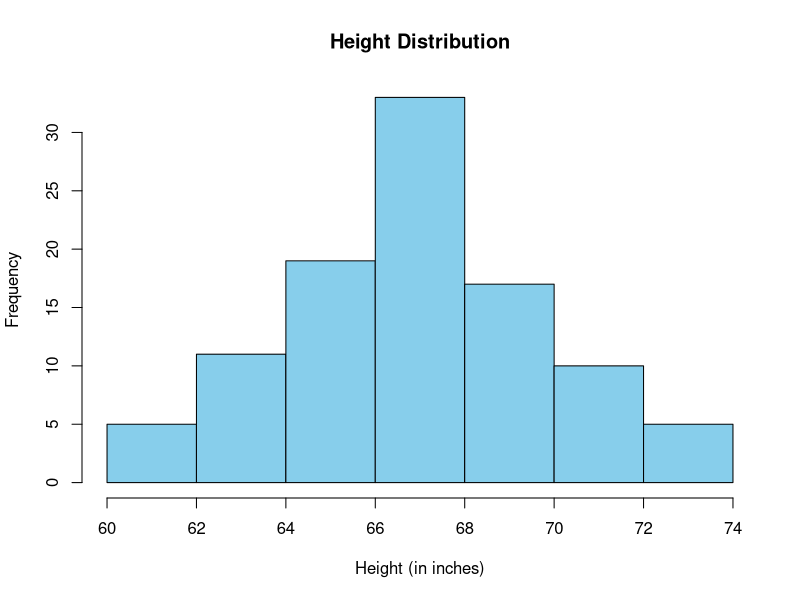

This chart was generated by the following R code:
# How to make a histogram in R?----

# The following data are the heights (in inches to the nearest
# half inch) of 100 male semiprofessional soccer players. The 
# heights are continuous data, since height is measured.

heights <- c(60, 60.5, 61, 61, 61.5, 63.5, 63.5, 63.5, 
             64, 64, 64, 64, 64, 64, 64, 64, 64.5, 64.5, 
             64.5, 64.5, 64.5, 64.5, 64.5, 64.5, 64.5, 
             66, 66, 66, 66, 66, 66, 66, 66, 66, 66, 
             66.5, 66.5, 66.5, 66.5, 66.5, 66.5, 66.5, 
             66.5, 66.5, 66.5, 66.5, 66.5, 67, 67, 67, 
             67, 67, 67, 67, 67, 67, 67, 67, 67, 67.5, 
             67.5, 67.5, 67.5, 67.5, 67.5, 67.5, 68, 
             68, 69, 69, 69, 69, 69, 69, 69, 69, 69, 
             69, 69, 69.5, 69.5, 69.5, 69.5, 69.5, 
             70, 70.5, 70.5, 70.5, 71, 71, 71, 72, 
             72, 72, 72, 72.5, 72.5, 73, 73.5, 74)

# Create histogram
hist(heights, col = "skyblue", 
     main = "Height Distribution",
     xlab = "Height (in inches)", 
     ylab = "Frequency")
